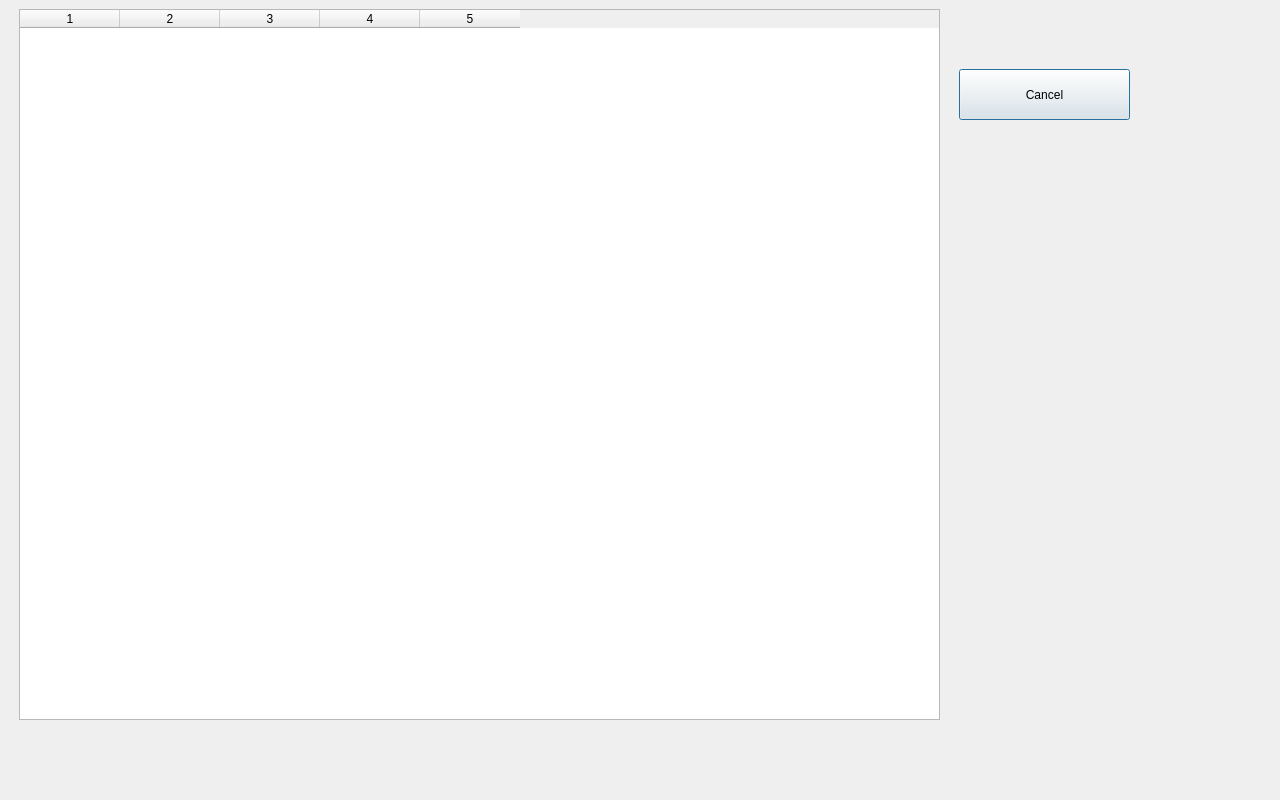
<?xml version="1.0" encoding="UTF-8"?>
<ui version="4.0">
 <class>Dialog</class>
 <widget class="QDialog" name="Dialog">
  <property name="geometry">
   <rect>
    <x>0</x>
    <y>0</y>
    <width>1280</width>
    <height>800</height>
   </rect>
  </property>
  <property name="windowTitle">
   <string>Dialog</string>
  </property>
  <widget class="QWidget" name="widget" native="true">
   <property name="geometry">
    <rect>
     <x>-1</x>
     <y>-1</y>
     <width>1281</width>
     <height>801</height>
    </rect>
   </property>
   <widget class="QTableWidget" name="HistoryTable">
    <property name="geometry">
     <rect>
      <x>20</x>
      <y>10</y>
      <width>921</width>
      <height>711</height>
     </rect>
    </property>
    <property name="columnCount">
     <number>5</number>
    </property>
    <column/>
    <column/>
    <column/>
    <column/>
    <column/>
   </widget>
   <widget class="QPushButton" name="Cancel">
    <property name="geometry">
     <rect>
      <x>960</x>
      <y>70</y>
      <width>171</width>
      <height>51</height>
     </rect>
    </property>
    <property name="text">
     <string>Cancel</string>
    </property>
   </widget>
  </widget>
 </widget>
 <resources/>
 <connections/>
</ui>
